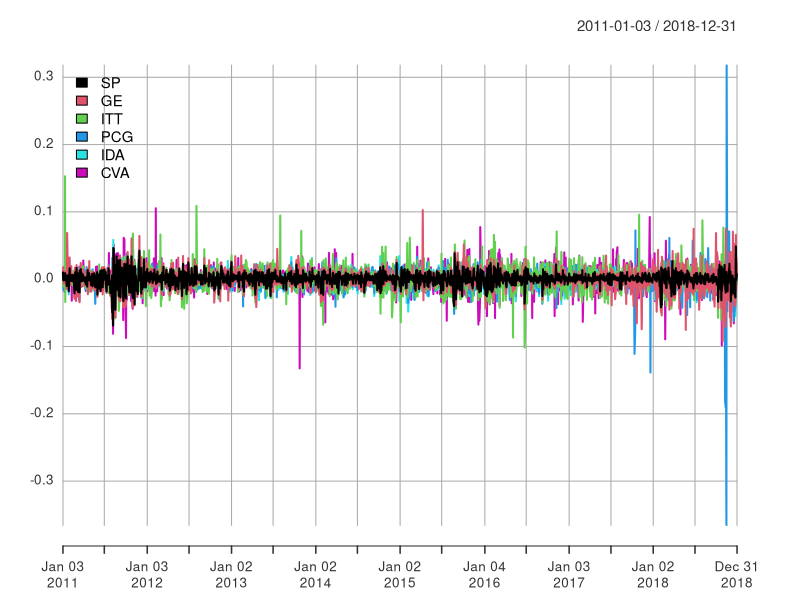
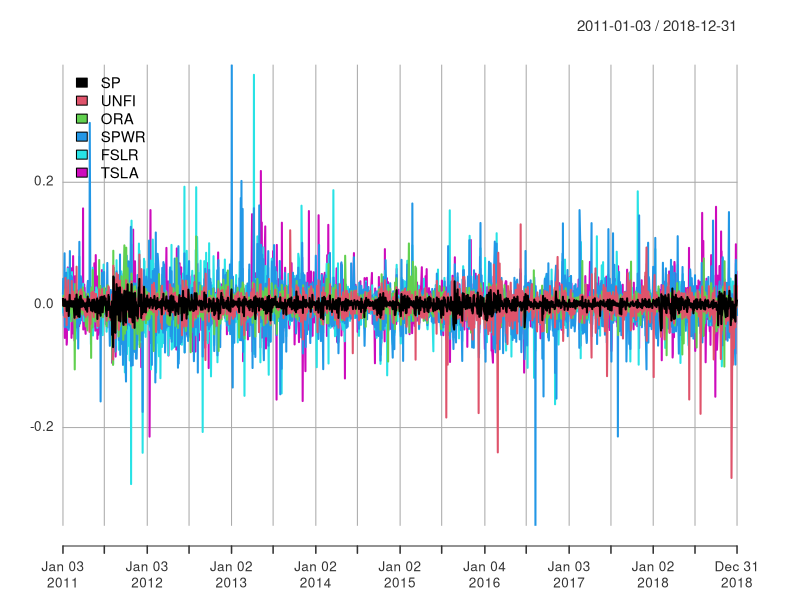

R code for these plots, in order:
### Package ----------------------------------------------------------------------------
library("xts")


### Data ----------------------------------------------------------------------------
setwd("/Users/Bowen.Deng/Desktop/LSE/ST429/project_025")
tmp = read.csv("429stocks.csv", stringsAsFactors=FALSE)
tmp$TICKER[tmp$TICKER=="SPWRA"] = "SPWR"

data = c()
for (t in unique(tmp$TICKER)){
  data = cbind(data, tmp$RET[tmp$TICKER==t])
}
colnames(data) = unique(tmp$TICKER)

tmp = read.csv("429sp.csv", stringsAsFactors=FALSE)
data = cbind(data, SP=tmp$vwretd)

data = xts(data, order.by=as.Date(as.character( unique(tmp$caldt) ), format="%Y%m%d") )
head(data)

rm(tmp)



### Log Return ----------------------------------------------------------------------------
plot(log(data[,c(11,1:5)]+1),main="",yaxis.right=F,legend.loc="topleft") # SP500 and 1:5
plot(log(data[,c(11,6:10)]+1),main="",yaxis.right=F,legend.loc="topleft") # SP500 and 6:10

